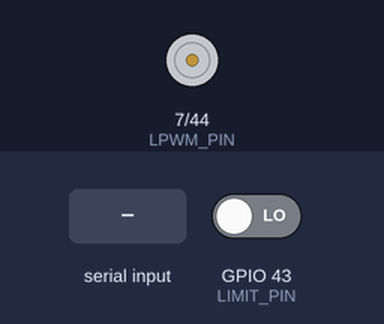
The sketch below on a simulated Seeed XIAO ESP32-S3. Parts: motor-driver pin pairs drawn as motors (green arrow = first pin HIGH = forward, orange = second pin HIGH = backward, longer = more drive, scaled by the enable pin). The test bench sets the inputs (shaded band); at power-on: GPIO 43 (LIMIT_PIN) LOW. What the sketch prints to the serial monitor is not drawn.

Above: at 1.7 s.
1.8 s: "f90\n" received over Serial
At 2.2 s:
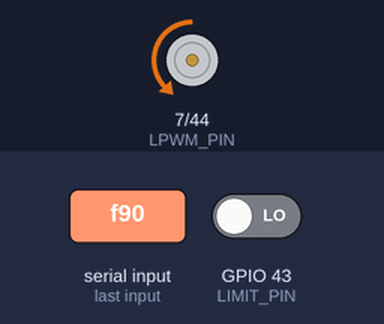
3.3 s: "f 45\n" received over Serial
At 4.5 s:
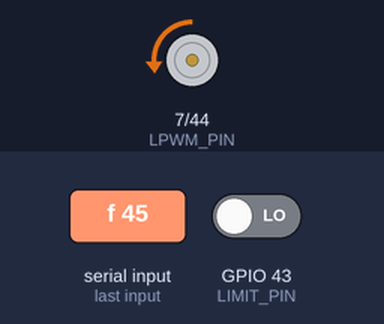
4.8 s: GPIO 43 (LIMIT_PIN) driven HIGH
At 5.7 s:
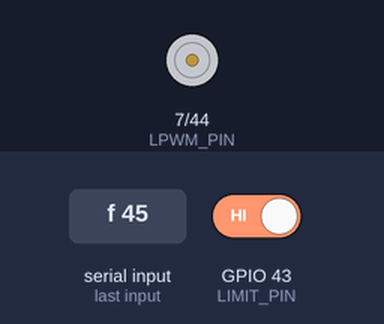
Timing chart, 0 to 7.8 s (numbered marks = the images above; inputs shaded):
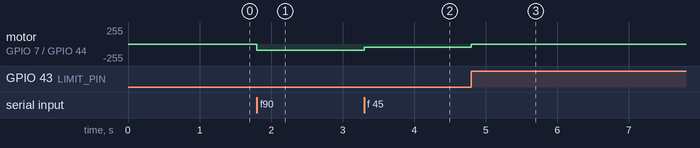

Measured:
- after the input at 1.8 s, motor on GPIO 7 (LPWM_PIN) / GPIO 44 (RPWM_PIN): stopped → backward 90/255 at once
- after the input at 3.3 s, motor on GPIO 7 (LPWM_PIN) / GPIO 44 (RPWM_PIN): backward 90/255 → backward 45/255 at once
- after the input at 4.8 s, motor on GPIO 7 (LPWM_PIN) / GPIO 44 (RPWM_PIN): backward 45/255 → stopped after 0.00 s instead of 2.5 s

The sketch:

bts7960_limit_switch_test.ino
```cpp
/*
  XIAO ESP32-S3 + BTS7960/IBT-2 motor and NC limit-switch bench test

  Logic wiring:
    XIAO D9  -> joined R_EN + L_EN
    XIAO D8  -> LPWM
    XIAO D7  -> RPWM
    XIAO D6  -> filtered limit-switch input
    XIAO 3V3 -> BTS7960 VCC
    XIAO GND -> BTS7960 GND

  Limit-switch wiring:
    COM -> GND
    NC  -> signal cable
    NO  -> unused

  The external 10k pull-up means the limit input uses INPUT, not INPUT_PULLUP.
  Normal/unpressed and connected = LOW.
  Pressed, disconnected, or broken cable = HIGH and stops the motor.

  Serial monitor: 115200 baud, Newline ending
    f 80        Forward at duty 80 for at most 4 seconds
    r 80        Reverse at duty 80 for at most 4 seconds
    f 80 2000   Forward at duty 80 for at most 2000 ms
    s           Stop immediately
    status      Print motor and switch state
    help        Print commands

  Start with the motor mechanically unloaded and a low duty such as 50-80.
  This sketch targets Arduino-ESP32 core 3.x.
*/

#include <Arduino.h>

constexpr uint8_t ENABLE_PIN = D9;
constexpr uint8_t LPWM_PIN = D8;
constexpr uint8_t RPWM_PIN = D7;
constexpr uint8_t LIMIT_PIN = D6;

constexpr uint32_t PWM_FREQUENCY_HZ = 20000;
constexpr uint8_t PWM_RESOLUTION_BITS = 8;
constexpr uint16_t REVERSAL_PAUSE_MS = 300;
constexpr uint16_t LIMIT_DEBOUNCE_MS = 20;
constexpr uint32_t DEFAULT_RUN_TIMEOUT_MS = 4000;
constexpr uint32_t MAX_RUN_TIMEOUT_MS = 10000;

enum class Direction : uint8_t {
  Stopped,
  Forward,
  Reverse,
};

Direction currentDirection = Direction::Stopped;
uint8_t currentDuty = 0;
uint32_t stopDeadlineMs = 0;

bool stableLimitTriggered = false;
bool lastRawLimitTriggered = false;
uint32_t rawLimitChangedMs = 0;

char commandBuffer[48];
size_t commandLength = 0;

const char *directionName(Direction direction) {
  switch (direction) {
    case Direction::Forward:
      return "FORWARD";
    case Direction::Reverse:
      return "REVERSE";
    default:
      return "STOPPED";
  }
}

bool motorRunning() {
  return currentDirection != Direction::Stopped;
}

void stopMotor(const char *reason, bool printMessage = true) {
  // Remove PWM first, then disable both bridge channels through the joined ENs.
  ledcWrite(RPWM_PIN, 0);
  ledcWrite(LPWM_PIN, 0);
  digitalWrite(ENABLE_PIN, LOW);

  const bool wasRunning = motorRunning();
  currentDirection = Direction::Stopped;
  currentDuty = 0;
  stopDeadlineMs = 0;

  if (printMessage && (wasRunning || reason != nullptr)) {
    Serial.print("MOTOR: STOP");
    if (reason != nullptr) {
      Serial.print(" — ");
      Serial.print(reason);
    }
    Serial.println();
  }
}

void printLimitState(const char *prefix) {
  Serial.print(prefix);
  Serial.print(stableLimitTriggered ? "TRIGGERED/HIGH" : "CLEAR/LOW");
  Serial.println(stableLimitTriggered
                     ? " (pressed, disconnected, or broken wire)"
                     : " (NC circuit closed)");
}

void printStatus() {
  Serial.print("STATUS: motor=");
  Serial.print(directionName(currentDirection));
  Serial.print(" duty=");
  Serial.print(currentDuty);
  Serial.print(" EN=");
  Serial.print(digitalRead(ENABLE_PIN) == HIGH ? "HIGH" : "LOW");
  Serial.print(" limit_raw=");
  Serial.print(digitalRead(LIMIT_PIN) == HIGH ? "HIGH" : "LOW");
  Serial.print(" limit_debounced=");
  Serial.println(stableLimitTriggered ? "TRIGGERED" : "CLEAR");
}

void printHelp() {
  Serial.println();
  Serial.println("BTS7960 + limit-switch test ready.");
  Serial.println("Commands (Newline ending):");
  Serial.println("  f 80        forward, duty 0-255, 4 s timeout");
  Serial.println("  r 80        reverse, duty 0-255, 4 s timeout");
  Serial.println("  f 80 2000   forward, duty 80, 2000 ms timeout");
  Serial.println("  s           stop");
  Serial.println("  status      show motor and limit state");
  Serial.println("  help        show this help");
  Serial.println("Start at 50-80 with the motor mechanically unloaded.");
  Serial.println("Any raw HIGH on D6 stops and disables the bridge immediately.");
}

void updateLimitSwitch() {
  const bool rawTriggered = digitalRead(LIMIT_PIN) == HIGH;
  const uint32_t now = millis();

  // A raw HIGH is fail-safe: stop immediately instead of waiting for debounce.
  if (rawTriggered && motorRunning()) {
    stopMotor("LIMIT D6 went HIGH");
  }

  if (rawTriggered != lastRawLimitTriggered) {
    lastRawLimitTriggered = rawTriggered;
    rawLimitChangedMs = now;
  }

  if (rawTriggered != stableLimitTriggered &&
      now - rawLimitChangedMs >= LIMIT_DEBOUNCE_MS) {
    stableLimitTriggered = rawTriggered;
    printLimitState("LIMIT: ");
  }
}

void driveMotor(Direction requestedDirection, uint8_t duty,
                uint32_t timeoutMs) {
  if (duty == 0 || requestedDirection == Direction::Stopped) {
    stopMotor("zero-duty command");
    return;
  }

  // Both raw and debounced states must be clear before a run may begin.
  if (digitalRead(LIMIT_PIN) == HIGH || stableLimitTriggered) {
    stopMotor(nullptr, false);
    Serial.println("REJECTED: limit is HIGH; release/check the switch and cable.");
    return;
  }

  if (motorRunning() && currentDirection != requestedDirection) {
    stopMotor("direction change");
    delay(REVERSAL_PAUSE_MS);

    // Re-check the switch after the reversal pause.
    updateLimitSwitch();
    if (digitalRead(LIMIT_PIN) == HIGH || stableLimitTriggered) {
      Serial.println("REJECTED: limit became HIGH during direction pause.");
      return;
    }
  }

  ledcWrite(RPWM_PIN, 0);
  ledcWrite(LPWM_PIN, 0);
  digitalWrite(ENABLE_PIN, HIGH);

  if (requestedDirection == Direction::Forward) {
    ledcWrite(RPWM_PIN, duty);
  } else {
    ledcWrite(LPWM_PIN, duty);
  }

  currentDirection = requestedDirection;
  currentDuty = duty;
  stopDeadlineMs = millis() + timeoutMs;

  Serial.print("MOTOR: ");
  Serial.print(directionName(requestedDirection));
  Serial.print(" duty=");
  Serial.print(duty);
  Serial.print(" timeout_ms=");
  Serial.println(timeoutMs);
}

void handleCommand(char *line) {
  while (*line == ' ' || *line == '\t') {
    ++line;
  }

  for (char *cursor = line; *cursor != '\0'; ++cursor) {
    if (*cursor >= 'A' && *cursor <= 'Z') {
      *cursor = static_cast<char>(*cursor - 'A' + 'a');
    }
  }

  if (strcmp(line, "s") == 0 || strcmp(line, "stop") == 0) {
    stopMotor("serial command");
    return;
  }

  if (strcmp(line, "status") == 0) {
    printStatus();
    return;
  }

  if (strcmp(line, "help") == 0 || strcmp(line, "?") == 0) {
    printHelp();
    return;
  }

  char action = '\0';
  int requestedDuty = -1;
  unsigned long requestedTimeoutMs = DEFAULT_RUN_TIMEOUT_MS;
  const int fields =
      sscanf(line, " %c %d %lu", &action, &requestedDuty, &requestedTimeoutMs);

  if (fields < 2 || (action != 'f' && action != 'r') || requestedDuty < 0 ||
      requestedDuty > 255 || requestedTimeoutMs == 0 ||
      requestedTimeoutMs > MAX_RUN_TIMEOUT_MS) {
    Serial.println(
        "Invalid command. Use f 80, r 80, f 80 2000, s, status, or help.");
    Serial.println("Duty: 0-255. Timeout: 1-10000 ms.");
    return;
  }

  const Direction direction =
      action == 'f' ? Direction::Forward : Direction::Reverse;
  driveMotor(direction, static_cast<uint8_t>(requestedDuty),
             static_cast<uint32_t>(requestedTimeoutMs));
}

void readSerialCommands() {
  while (Serial.available() > 0) {
    const char incoming = static_cast<char>(Serial.read());

    if (incoming == '\r') {
      continue;
    }

    if (incoming == '\n') {
      commandBuffer[commandLength] = '\0';
      if (commandLength > 0) {
        handleCommand(commandBuffer);
      }
      commandLength = 0;
      continue;
    }

    if (commandLength < sizeof(commandBuffer) - 1) {
      commandBuffer[commandLength++] = incoming;
    } else {
      commandLength = 0;
      Serial.println("Command too long; buffer cleared.");
    }
  }
}

void setup() {
  // Establish safe LOW outputs before configuring PWM or accepting commands.
  pinMode(ENABLE_PIN, OUTPUT);
  pinMode(RPWM_PIN, OUTPUT);
  pinMode(LPWM_PIN, OUTPUT);
  digitalWrite(ENABLE_PIN, LOW);
  digitalWrite(RPWM_PIN, LOW);
  digitalWrite(LPWM_PIN, LOW);

  // The board has an external 10k pull-up on this input.
  pinMode(LIMIT_PIN, INPUT);

  Serial.begin(115200);
  delay(500);

  const bool rightAttached =
      ledcAttach(RPWM_PIN, PWM_FREQUENCY_HZ, PWM_RESOLUTION_BITS);
  const bool leftAttached =
      ledcAttach(LPWM_PIN, PWM_FREQUENCY_HZ, PWM_RESOLUTION_BITS);

  if (!rightAttached || !leftAttached) {
    stopMotor(nullptr, false);
    Serial.println("ERROR: could not configure PWM outputs; bridge disabled.");
    while (true) {
      delay(1000);
    }
  }

  stopMotor(nullptr, false);

  stableLimitTriggered = digitalRead(LIMIT_PIN) == HIGH;
  lastRawLimitTriggered = stableLimitTriggered;
  rawLimitChangedMs = millis();

  printHelp();
  printLimitState("BOOT LIMIT: ");
  printStatus();
}

void loop() {
  updateLimitSwitch();
  readSerialCommands();

  if (motorRunning() &&
      static_cast<int32_t>(millis() - stopDeadlineMs) >= 0) {
    stopMotor("run timeout");
  }

  // Keep the loop responsive to the fail-safe limit input.
  delay(1);
}
```
